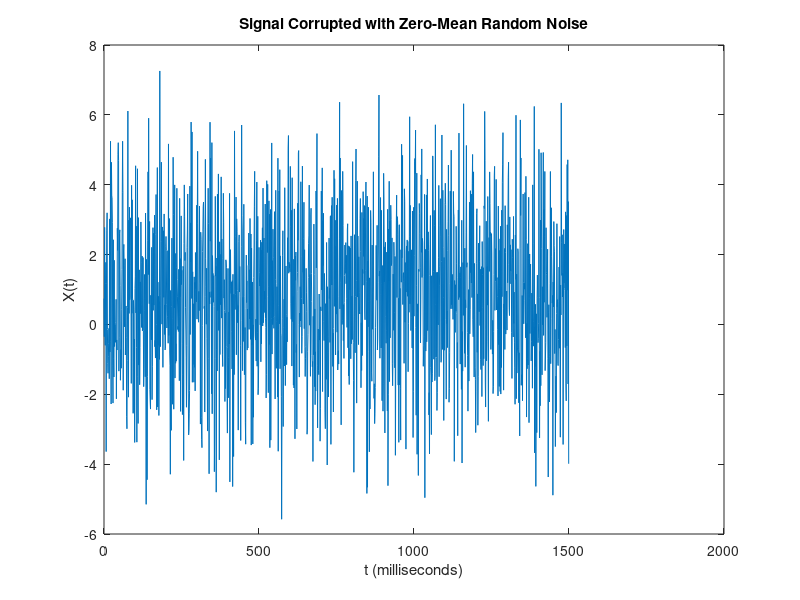
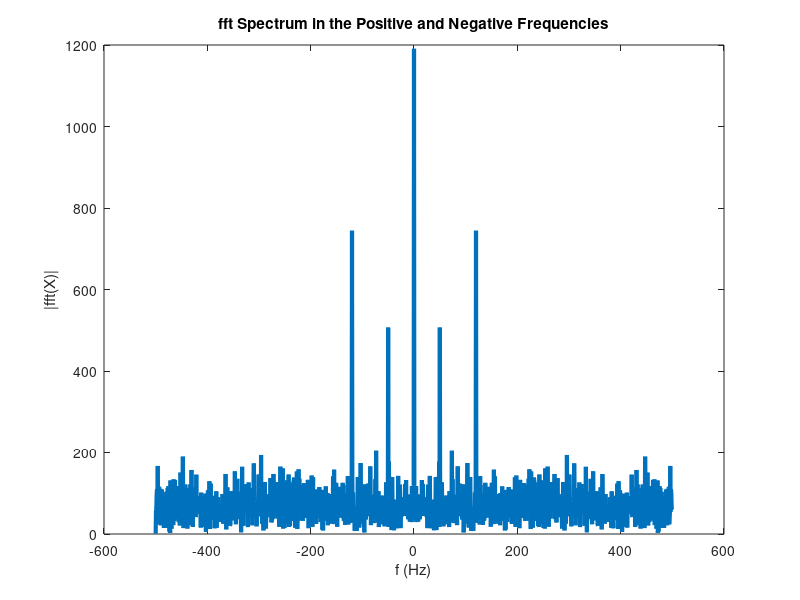

Source code (MATLAB) for these figures, in order:
%Alright, we need to figure this out.
%Frank needs to correctly use the spectrum to separate the timeseries.

%Sampling frequency: 1 kHz
%Signal duration: 1.5 seconds

Fs = 1000;            % Sampling frequency                    
T = 1/Fs;             % Sampling period       
L = 1500;             % Length of signal
t = (0:L-1)*T;        % Time vector

S = 0.8 + 0.7*sin(2*pi*50*t) + sin(2*pi*120*t);

X = S + 2*randn(size(t));

figure()
plot(1000*t,X)
title("Signal Corrupted with Zero-Mean Random Noise")
xlabel("t (milliseconds)")
ylabel("X(t)")

Y = fft(X)

figure()
plot(Fs/L*(0:L-1),abs(Y),"LineWidth",3)
title("Complex Magnitude of fft Spectrum")
xlabel("f (Hz)")
ylabel("|fft(X)|")

plot(Fs/L*(-L/2:L/2-1),abs(fftshift(Y)),"LineWidth",3)
title("fft Spectrum in the Positive and Negative Frequencies")
xlabel("f (Hz)")
ylabel("|fft(X)|")